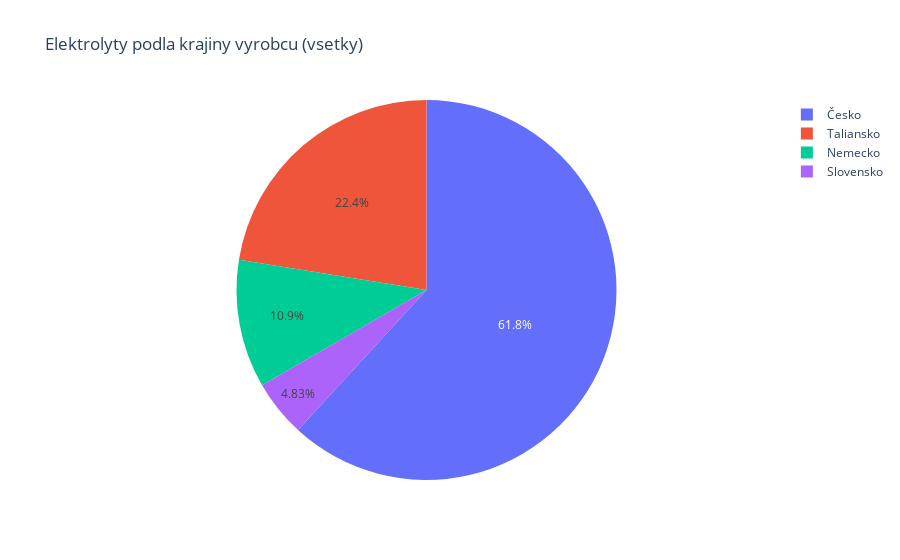

The cell this chart's notebook holds for it:
### Code cell
elektrolyty_staty = elektrolyty.groupby('STAT_popis').sum().reset_index()
fig = px.pie(elektrolyty_staty, names='STAT_popis', values='Počet_balení', title='Elektrolyty podla krajiny vyrobcu (vsetky)')
fig.show()

### Figure 1 — Plotly figure (JSON) as saved in the notebook; plotly's stock layout.template omitted (floating-point values rounded to 4 significant figures)
{"data": [{"domain": {"x": [0, 1], "y": [0, 1]}, "hovertemplate": "STAT_popis=%{label}<br>Počet_balení=%{value}<extra></extra>", "labels": ["Nemecko", "Slovensko", "Taliansko", "Česko"], "legendgroup": "", "name": "", "showlegend": true, "type": "pie", "values": [581300.0, 257400.0, 1197000.0, 3296000.0]}], "layout": {"legend": {"tracegroupgap": 0}, "title": {"text": "Elektrolyty podla krajiny vyrobcu (vsetky)"}}}
